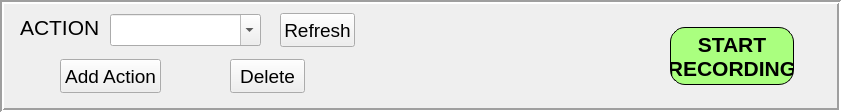
          <widget class="QFrame" name="frame_2">
           <property name="geometry">
            <rect>
             <x>10</x>
             <y>520</y>
             <width>841</width>
             <height>112</height>
            </rect>
           </property>
           <property name="frameShape">
            <enum>QFrame::Shape::Box</enum>
           </property>
           <property name="frameShadow">
            <enum>QFrame::Shadow::Sunken</enum>
           </property>
           <property name="lineWidth">
            <number>2</number>
           </property>
           <widget class="QLabel" name="label_7">
            <property name="geometry">
             <rect>
              <x>20</x>
              <y>13</y>
              <width>81</width>
              <height>28</height>
             </rect>
            </property>
            <property name="font">
             <font>
              <family>Segoe UI</family>
              <pointsize>16</pointsize>
             </font>
            </property>
            <property name="text">
             <string>ACTION:</string>
            </property>
            <property name="alignment">
             <set>Qt::AlignmentFlag::AlignLeading|Qt::AlignmentFlag::AlignLeft|Qt::AlignmentFlag::AlignVCenter</set>
            </property>
           </widget>
           <widget class="QComboBox" name="action_comboBox">
            <property name="geometry">
             <rect>
              <x>110</x>
              <y>14</y>
              <width>151</width>
              <height>32</height>
             </rect>
            </property>
            <property name="font">
             <font>
              <family>Segoe UI</family>
              <pointsize>14</pointsize>
             </font>
            </property>
            <property name="editable">
             <bool>true</bool>
            </property>
           </widget>
           <widget class="QPushButton" name="add_action_button">
            <property name="geometry">
             <rect>
              <x>60</x>
              <y>59</y>
              <width>101</width>
              <height>34</height>
             </rect>
            </property>
            <property name="font">
             <font>
              <family>Segoe UI</family>
              <pointsize>14</pointsize>
             </font>
            </property>
            <property name="text">
             <string>Add Action</string>
            </property>
           </widget>
           <widget class="QPushButton" name="recording_button">
            <property name="geometry">
             <rect>
              <x>670</x>
              <y>27</y>
              <width>124</width>
              <height>58</height>
             </rect>
            </property>
            <property name="palette">
             <palette>
              <active>
               <colorrole role="WindowText">
                <brush brushstyle="SolidPattern">
                 <color alpha="255">
                  <red>0</red>
                  <green>0</green>
                  <blue>0</blue>
                 </color>
                </brush>
               </colorrole>
               <colorrole role="Button">
                <brush brushstyle="SolidPattern">
                 <color alpha="255">
                  <red>170</red>
                  <green>255</green>
                  <blue>127</blue>
                 </color>
                </brush>
               </colorrole>
               <colorrole role="Light">
                <brush brushstyle="SolidPattern">
                 <color alpha="255">
                  <red>170</red>
                  <green>255</green>
                  <blue>255</blue>
                 </color>
                </brush>
               </colorrole>
               <colorrole role="Text">
                <brush brushstyle="SolidPattern">
                 <color alpha="255">
                  <red>0</red>
                  <green>0</green>
                  <blue>0</blue>
                 </color>
                </brush>
               </colorrole>
               <colorrole role="ButtonText">
                <brush brushstyle="SolidPattern">
                 <color alpha="255">
                  <red>0</red>
                  <green>0</green>
                  <blue>0</blue>
                 </color>
                </brush>
               </colorrole>
               <colorrole role="Base">
                <brush brushstyle="SolidPattern">
                 <color alpha="255">
                  <red>170</red>
                  <green>255</green>
                  <blue>127</blue>
                 </color>
                </brush>
               </colorrole>
               <colorrole role="Window">
                <brush brushstyle="SolidPattern">
                 <color alpha="255">
                  <red>170</red>
                  <green>255</green>
                  <blue>127</blue>
                 </color>
                </brush>
               </colorrole>
               <colorrole role="PlaceholderText">
                <brush brushstyle="NoBrush">
                 <color alpha="128">
                  <red>0</red>
                  <green>0</green>
                  <blue>0</blue>
                 </color>
                </brush>
               </colorrole>
              </active>
              <inactive>
               <colorrole role="WindowText">
                <brush brushstyle="SolidPattern">
                 <color alpha="255">
                  <red>0</red>
                  <green>0</green>
                  <blue>0</blue>
                 </color>
                </brush>
               </colorrole>
               <colorrole role="Button">
                <brush brushstyle="SolidPattern">
                 <color alpha="255">
                  <red>170</red>
                  <green>255</green>
                  <blue>127</blue>
                 </color>
                </brush>
               </colorrole>
               <colorrole role="Light">
                <brush brushstyle="SolidPattern">
                 <color alpha="255">
                  <red>255</red>
                  <green>255</green>
                  <blue>255</blue>
                 </color>
                </brush>
               </colorrole>
               <colorrole role="Text">
                <brush brushstyle="SolidPattern">
                 <color alpha="255">
                  <red>0</red>
                  <green>0</green>
                  <blue>0</blue>
                 </color>
                </brush>
               </colorrole>
               <colorrole role="ButtonText">
                <brush brushstyle="SolidPattern">
                 <color alpha="255">
                  <red>0</red>
                  <green>0</green>
                  <blue>0</blue>
                 </color>
                </brush>
               </colorrole>
               <colorrole role="Base">
                <brush brushstyle="SolidPattern">
                 <color alpha="255">
                  <red>170</red>
                  <green>255</green>
                  <blue>127</blue>
                 </color>
                </brush>
               </colorrole>
               <colorrole role="Window">
                <brush brushstyle="SolidPattern">
                 <color alpha="255">
                  <red>170</red>
                  <green>255</green>
                  <blue>127</blue>
                 </color>
                </brush>
               </colorrole>
               <colorrole role="PlaceholderText">
                <brush brushstyle="NoBrush">
                 <color alpha="128">
                  <red>0</red>
                  <green>0</green>
                  <blue>0</blue>
                 </color>
                </brush>
               </colorrole>
              </inactive>
              <disabled>
               <colorrole role="WindowText">
                <brush brushstyle="SolidPattern">
                 <color alpha="255">
                  <red>0</red>
                  <green>0</green>
                  <blue>0</blue>
                 </color>
                </brush>
               </colorrole>
               <colorrole role="Button">
                <brush brushstyle="SolidPattern">
                 <color alpha="255">
                  <red>170</red>
                  <green>255</green>
                  <blue>127</blue>
                 </color>
                </brush>
               </colorrole>
               <colorrole role="Light">
                <brush brushstyle="SolidPattern">
                 <color alpha="255">
                  <red>255</red>
                  <green>255</green>
                  <blue>255</blue>
                 </color>
                </brush>
               </colorrole>
               <colorrole role="Text">
                <brush brushstyle="SolidPattern">
                 <color alpha="255">
                  <red>0</red>
                  <green>0</green>
                  <blue>0</blue>
                 </color>
                </brush>
               </colorrole>
               <colorrole role="ButtonText">
                <brush brushstyle="SolidPattern">
                 <color alpha="135">
                  <red>255</red>
                  <green>255</green>
                  <blue>255</blue>
                 </color>
                </brush>
               </colorrole>
               <colorrole role="Base">
                <brush brushstyle="SolidPattern">
                 <color alpha="255">
                  <red>170</red>
                  <green>255</green>
                  <blue>127</blue>
                 </color>
                </brush>
               </colorrole>
               <colorrole role="Window">
                <brush brushstyle="SolidPattern">
                 <color alpha="255">
                  <red>170</red>
                  <green>255</green>
                  <blue>127</blue>
                 </color>
                </brush>
               </colorrole>
               <colorrole role="PlaceholderText">
                <brush brushstyle="NoBrush">
                 <color alpha="128">
                  <red>0</red>
                  <green>0</green>
                  <blue>0</blue>
                 </color>
                </brush>
               </colorrole>
              </disabled>
             </palette>
            </property>
            <property name="font">
             <font>
              <family>Segoe UI</family>
              <pointsize>16</pointsize>
              <bold>true</bold>
             </font>
            </property>
            <property name="cursor">
             <cursorShape>PointingHandCursor</cursorShape>
            </property>
            <property name="styleSheet">
             <string notr="true">background-color: rgb(170, 255, 127);
border-radius: 15px; /* Adjust the radius as needed */
color: black; /* Set the text color */
border: 1px solid black; /* Optional: Add a border */</string>
            </property>
            <property name="text">
             <string>START
RECORDING</string>
            </property>
           </widget>
           <widget class="QPushButton" name="refresh_button">
            <property name="geometry">
             <rect>
              <x>280</x>
              <y>13</y>
              <width>75</width>
              <height>34</height>
             </rect>
            </property>
            <property name="font">
             <font>
              <family>Segoe UI</family>
              <pointsize>14</pointsize>
             </font>
            </property>
            <property name="text">
             <string>Refresh</string>
            </property>
           </widget>
           <widget class="QPushButton" name="delete_action_button">
            <property name="geometry">
             <rect>
              <x>230</x>
              <y>59</y>
              <width>75</width>
              <height>34</height>
             </rect>
            </property>
            <property name="font">
             <font>
              <family>Segoe UI</family>
              <pointsize>14</pointsize>
             </font>
            </property>
            <property name="text">
             <string>Delete</string>
            </property>
           </widget>
          </widget>
